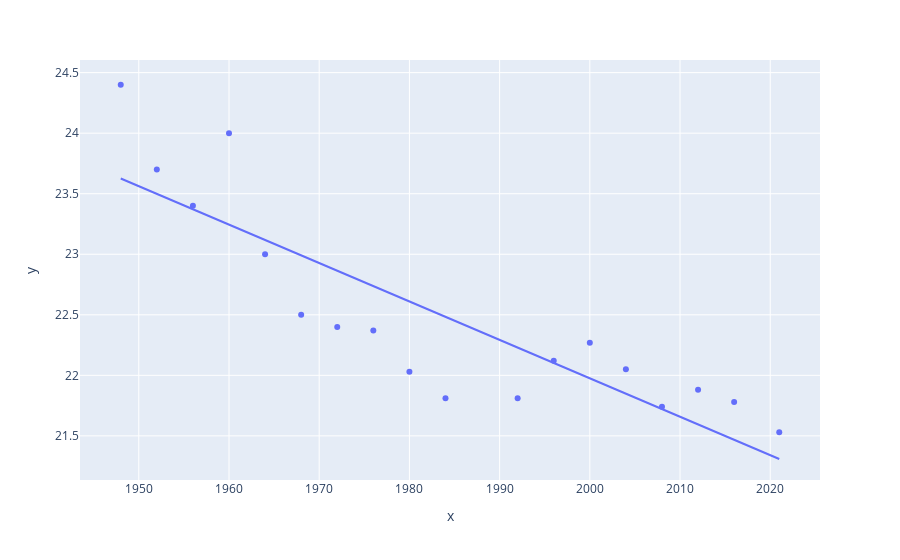

Notebook code cell kept with this figure:
### Markdown cell above
Podemos graficar cada punto en el plano y marcar la tendencia de estos con el modelito de regresión más sencillo, el calculo de los mínimos cuadrados OLS (Ordinary Least Squares)

### Code cell
px.scatter(x=df['Year'], y=df['Result'], trendline="ols")

### Figure 1 — Plotly figure (JSON) as saved in the notebook; plotly's stock layout.template omitted (floating-point values rounded to 4 significant figures)
{"data": [{"hovertemplate": "x=%{x}<br>y=%{y}<extra></extra>", "legendgroup": "", "marker": {"color": "#636efa", "symbol": "circle"}, "mode": "markers", "name": "", "orientation": "v", "showlegend": false, "type": "scatter", "x": [1948, 1952, 1956, 1960, 1964, 1968, 1972, 1976, 1980, 1984, 1992, 1996, 2000, 2004, 2008, 2012, 2016, 2021], "xaxis": "x", "y": [24.4, 23.7, 23.4, 24, 23, 22.5, 22.4, 22.37, 22.03, 21.81, 21.81, 22.12, 22.27, 22.05, 21.74, 21.88, 21.78, 21.53], "yaxis": "y"}, {"hovertemplate": "<b>OLS trendline</b><br>y = -0.0317338 * x + 85.4429<br>R<sup>2</sup>=0.746530<br><br>x=%{x}<br>y=%{y} <b>(trend)</b><extra></extra>", "legendgroup": "", "marker": {"color": "#636efa", "symbol": "circle"}, "mode": "lines", "name": "", "showlegend": false, "type": "scatter", "x": [1948, 1952, 1956, 1960, 1964, 1968, 1972, 1976, 1980, 1984, 1992, 1996, 2000, 2004, 2008, 2012, 2016, 2021], "xaxis": "x", "y": [23.63, 23.5, 23.37, 23.24, 23.12, 22.99, 22.86, 22.74, 22.61, 22.48, 22.23, 22.1, 21.98, 21.85, 21.72, 21.59, 21.47, 21.31], "yaxis": "y"}], "layout": {"legend": {"tracegroupgap": 0}, "margin": {"t": 60}, "xaxis": {"anchor": "y", "domain": [0, 1], "title": {"text": "x"}}, "yaxis": {"anchor": "x", "domain": [0, 1], "title": {"text": "y"}}}}
